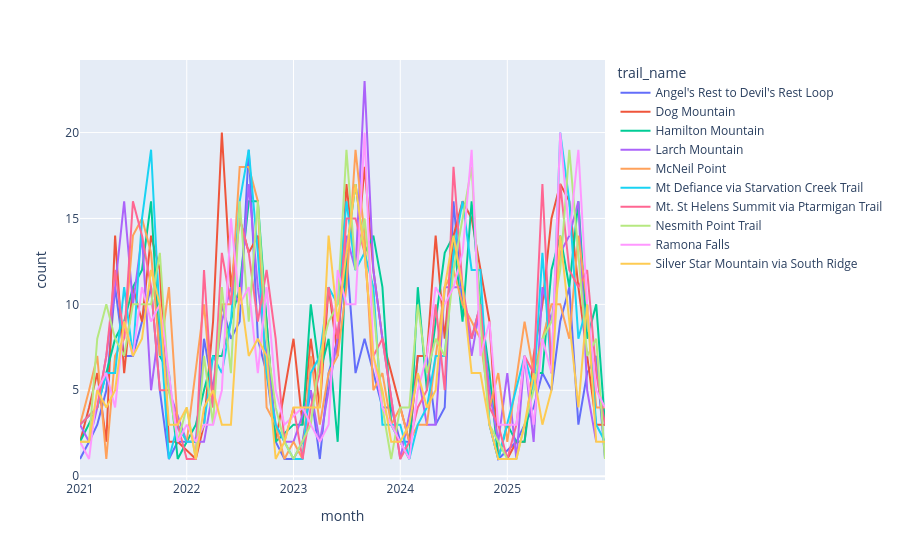

Notebook code for this chart:
### Markdown cell above
### Plot Monthly Reviews by Trail

### Code cell
df_monthly_trail_counts = df.groupby(["month", "trail_name"]).size().reset_index(name="count")
px.line(df_monthly_trail_counts, x = 'month', y = 'count', color = 'trail_name')
